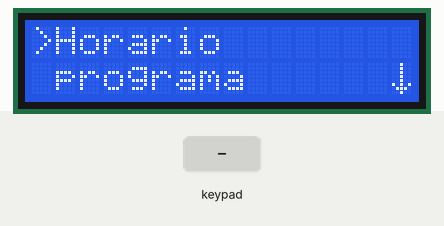
This sketch was run on a simulated Arduino Uno, built with avr-gcc and run on an emulated ATmega328P. Shown: 16×2 character LCD. The inputs (shaded band) are chosen by the test bench. What the sketch prints to the serial monitor is not drawn.

Above: at 1.2 s.
1.3 s: key 'b' pressed
At 2.2 s:
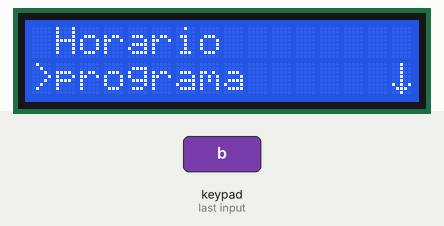
2.8 s: key 'o' pressed
At 4.0 s:
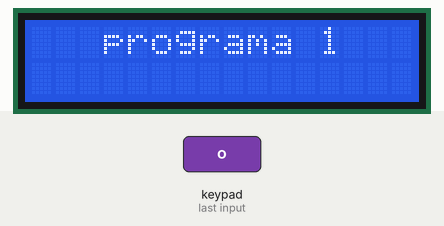
4.3 s: key 'v' pressed
At 5.5 s:
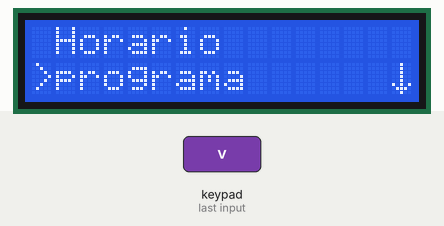
5.8 s: key 'b' pressed
At 6.8 s:
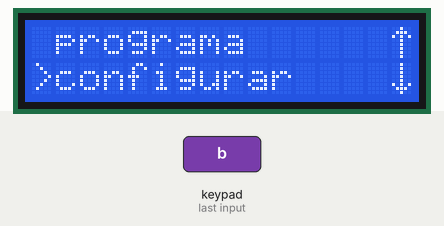
7.3 s: key 'c' pressed
At 8.1 s:
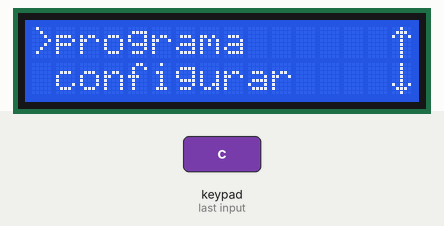
Timing chart, 0 to 9.8 s (numbered marks = the images above; inputs shaded):
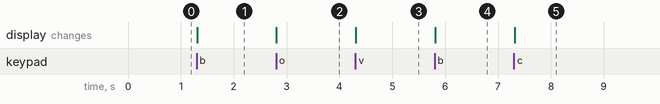

The sketch:

clp.ino.ino
```cpp
String itensDoMenuPrincipal[] = {"Horario", "programa", "configurar", "testar"};
char button = 'n';
int savedDistance = 0;
int paginaDoMenuPrincipal = 0;
int maxpaginaDoMenuPrincipals = round(((sizeof(itensDoMenuPrincipal) / sizeof(String)) / 2) + .5);
int cursorPosition = 0;

// Creates 3 custom characters for the menu display
byte downArrow[8] = {
  0b00100, //   *
  0b00100, //   *
  0b00100, //   *
  0b00100, //   *
  0b00100, //   *
  0b10101, // * * *
  0b01110, //  ***
  0b00100  //   *
};

byte upArrow[8] = {
  0b00100, //   *
  0b01110, //  ***
  0b10101, // * * *
  0b00100, //   *
  0b00100, //   *
  0b00100, //   *
  0b00100, //   *
  0b00100  //   *
};

byte menuCursor[8] = {
  B01000, //  *
  B00100, //   *
  B00010, //    *
  B00001, //     *
  B00010, //    *
  B00100, //   *
  B01000, //  *
  B00000  //
};

#include <Wire.h>
#include <LiquidCrystal.h>
#include <Keypad.h>

LiquidCrystal lcd(3, 4, 5, 6, 7, 8);

const byte ROWS = 6; //four rows
const byte COLS = 4; //four columns
//define the cymbols on the buttons of the keypads
char hexaKeys[ROWS][COLS] = {
  {'1','2','3','a'},
  {'b','c','e','d'},
  {'7','8','9','k'},
  {'o','0','#','d'},
  {'e','f','v','h'},
  {'i','j','k','l'}
};
byte rowPins[ROWS] = {9, 10, 11, 12, 14, 15}; //connect to the row pinouts of the keypad
byte colPins[COLS] = {16, 17, 18, 19}; //connect to the column pinouts of the keypad

//initialize an instance of class NewKeypad
Keypad customKeypad = Keypad( makeKeymap(hexaKeys), rowPins, colPins, ROWS, COLS);

void setup() {
  Serial.begin(9600);
  lcd.begin(16, 2);
  lcd.clear();
  lcd.createChar(0, menuCursor);
  lcd.createChar(1, upArrow);
  lcd.createChar(2, downArrow);
}

void loop() {
  mainMenuDraw();
  drawCursor();
  operateMainMenu();
}
void mainMenuDraw() {
  Serial.print(paginaDoMenuPrincipal);
  lcd.clear();
  lcd.setCursor(1, 0);
  lcd.print(itensDoMenuPrincipal[paginaDoMenuPrincipal]);
  lcd.setCursor(1, 1);
  lcd.print(itensDoMenuPrincipal[paginaDoMenuPrincipal + 1]);
  if (paginaDoMenuPrincipal == 0) {
    lcd.setCursor(15, 1);
    lcd.write(byte(2));
  } else if (paginaDoMenuPrincipal > 0 and paginaDoMenuPrincipal < maxpaginaDoMenuPrincipals) {
    lcd.setCursor(15, 1);
    lcd.write(byte(2));
    lcd.setCursor(15, 0);
    lcd.write(byte(1));
  } else if (paginaDoMenuPrincipal == maxpaginaDoMenuPrincipals) {
    lcd.setCursor(15, 0);
    lcd.write(byte(1));
  }
}
void drawCursor() {
  for (int x = 0; x < 2; x++) {     // Erases current cursor
    lcd.setCursor(0, x);
    lcd.print(" ");
  }

  // The menu is set up to be progressive (paginaDoMenuPrincipal 0 = Item 1 & Item 2, paginaDoMenuPrincipal 1 = Item 2 & Item 3, paginaDoMenuPrincipal 2 = Item 3 & Item 4), so
  // in order to determine where the cursor should be you need to see if you are at an odd or even menu page and an odd or even cursor position.
  if (paginaDoMenuPrincipal % 2 == 0) {
    if (cursorPosition % 2 == 0) {  // If the menu page is even and the cursor position is even that means the cursor should be on line 1
      lcd.setCursor(0, 0);
      lcd.write(byte(0));
    }
    if (cursorPosition % 2 != 0) {  // Se a página de menu é o mesmo e a posição do cursor é estranho que significa que o cursor deve ser na linha 2
      lcd.setCursor(0, 1);
      lcd.write(byte(0));
    }
  }
  if (paginaDoMenuPrincipal % 2 != 0) {
    if (cursorPosition % 2 == 0) {  // Se a página de menu é ímpar e a posição do cursor é mesmo significa que o cursor deve estar na linha 2
      lcd.setCursor(0, 1);
      lcd.write(byte(0));
    }
    if (cursorPosition % 2 != 0) {  // Se a página de menu é ímpar e a posição do cursor é ímpar, o que significa que o cursor deve ser na linha 1
      lcd.setCursor(0, 0);
      lcd.write(byte(0));
    }
  }
}


void operateMainMenu() {
  int activeButton = 0;
  while (activeButton == 0) {
    button = 'n';
    button = customKeypad.getKey();
    switch (button) {
      case 'n': // Quando o botão retorna n nenhuma medida é tomada
        break;
      case 'o':  // Este caso será executado se for pressionado o botão "ok"
        button = 0;
        switch (cursorPosition) { // O caso selecionado aqui é dependente na qual página de menu você esta.
          case 0:
            menuItem1();
            break;
          case 1:
            menuItem2();
            break;
          case 2:
            menuItem3();
            break;
        }
        activeButton = 1;
        mainMenuDraw();
        drawCursor();
        break;
      case 'c':
        button = 'n';
        if (paginaDoMenuPrincipal == 0) {
          cursorPosition = cursorPosition - 1;
          cursorPosition = constrain(cursorPosition, 0, ((sizeof(itensDoMenuPrincipal) / sizeof(String)) - 1));
        }
        if (paginaDoMenuPrincipal % 2 == 0 and cursorPosition % 2 == 0) {
          paginaDoMenuPrincipal = paginaDoMenuPrincipal - 1;
          paginaDoMenuPrincipal = constrain(paginaDoMenuPrincipal, 0, maxpaginaDoMenuPrincipals);
        }

        if (paginaDoMenuPrincipal % 2 != 0 and cursorPosition % 2 != 0) {
          paginaDoMenuPrincipal = paginaDoMenuPrincipal - 1;
          paginaDoMenuPrincipal = constrain(paginaDoMenuPrincipal, 0, maxpaginaDoMenuPrincipals);
        }

        cursorPosition = cursorPosition - 1;
        cursorPosition = constrain(cursorPosition, 0, ((sizeof(itensDoMenuPrincipal) / sizeof(String)) - 1));

        mainMenuDraw();
        drawCursor();
        activeButton = 1;
        break;
      case 'b':
        button = 'n';
        if (paginaDoMenuPrincipal % 2 == 0 and cursorPosition % 2 != 0) {
          paginaDoMenuPrincipal = paginaDoMenuPrincipal + 1;
          paginaDoMenuPrincipal = constrain(paginaDoMenuPrincipal, 0, maxpaginaDoMenuPrincipals);
        }

        if (paginaDoMenuPrincipal % 2 != 0 and cursorPosition % 2 == 0) {
          paginaDoMenuPrincipal = paginaDoMenuPrincipal + 1;
          paginaDoMenuPrincipal = constrain(paginaDoMenuPrincipal, 0, maxpaginaDoMenuPrincipals);
        }

        cursorPosition = cursorPosition + 1;
        cursorPosition = constrain(cursorPosition, 0, ((sizeof(itensDoMenuPrincipal) / sizeof(String)) - 1));
        mainMenuDraw();
        drawCursor();
        activeButton = 1;
        break;
    }
  }
}
void menuItem1() { // Function executes when you select the 2nd item from main menu
  int activeButton = 0;

  lcd.clear();
  lcd.setCursor(3, 0);
  lcd.print("Ajuste hr");
  while (activeButton == 0) {
    char button  = 'n';
    button = customKeypad.getKey();
    switch (button) {
      case 'v':  // Este caso será executado se for pressionado o botão "voltar"
        button = 'n';
        activeButton = 1;
        break;

    }
  }
}

void menuItem2() { // Function executes when you select the 2nd item from main menu
  int activeButton = 0;

  lcd.clear();
  lcd.setCursor(3, 0);
  lcd.print("programa 1");

  while (activeButton == 0) {
    char button = 'n';
    button = customKeypad.getKey();
    switch (button) {
      case 'v':  // Este caso será executado se for pressionado o botão "voltar"
        button = 'n';
        activeButton = 1;
        break;
    }
  }
}

void menuItem3() { // Function executes when you select the 3rd item from main menu
  int activeButton = 0;

  lcd.clear();
  lcd.setCursor(3, 0);
  lcd.print("configurar");

  while (activeButton == 0) {
    char button = 'n';
    button = customKeypad.getKey();
    switch (button) {
      case 'v':  // Este caso será executado se for pressionado o botão "voltar"
        button = 'n';
        activeButton = 1;
        break;
    }
  }
}
```

Measured:
- after the input at 1.3 s, the display: changes at once (image 1)
- after the input at 2.8 s, the display: changes at once (image 2)
- after the input at 4.3 s, the display: changes at once (image 3)
- after the input at 5.8 s, the display: changes at once (image 4)
- after the input at 7.3 s, the display: changes at once (image 5)
